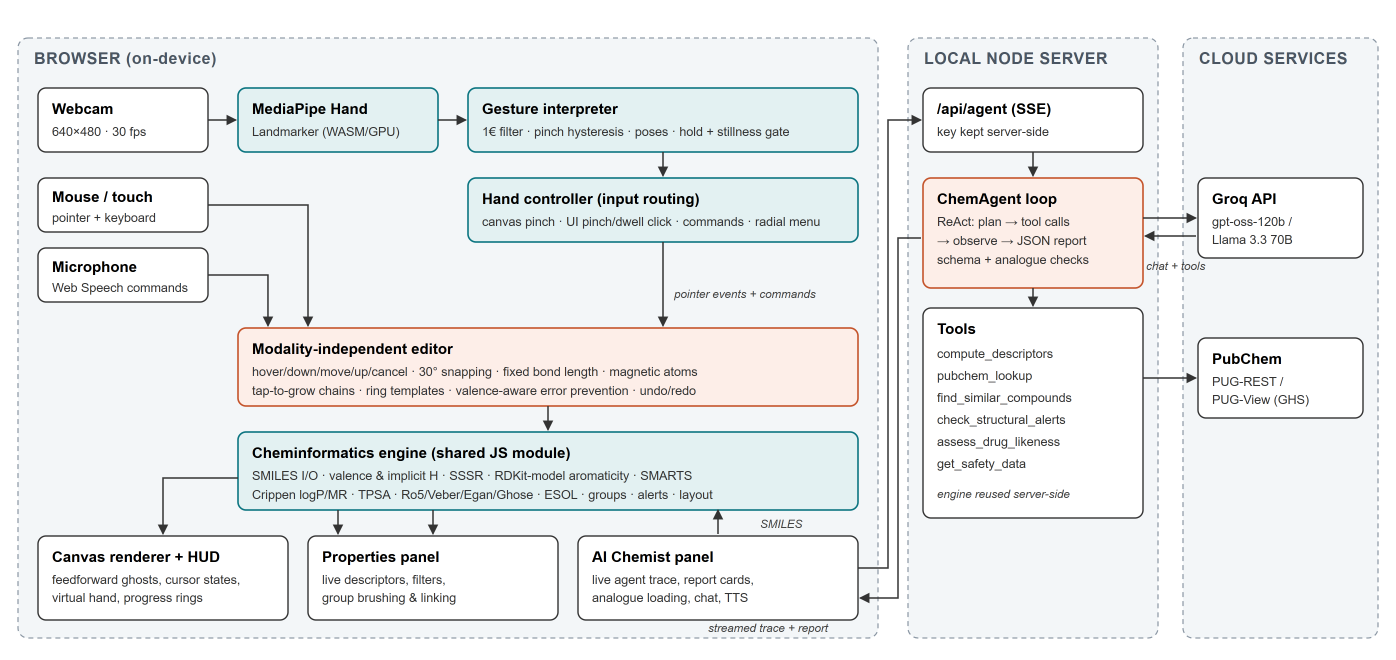
#> input picture paper/figures/diagram-arch.png, 4188 x 1980 px (shown at 1/3 size)
$ python compose_figures.py figures
#> lines starting #> are read from the running program, lines starting #| are printed output that depends on the picture
"""Compose page-wide figures with their captions (Times New Roman, 8 pt) so
they can float at the top of a two-column page in the DOCX.
Usage: python paper/compose_figures.py paper/figures
"""
import sys
from pathlib import Path

from PIL import Image, ImageDraw, ImageFont

DPI = 300
WIDTH_IN = 6.87
FONT = "C:/Windows/Fonts/times.ttf"

FIGURES = [
    ("diagram-arch.png", "float-arch.png", 1.0,
     "Fig. 2. System architecture. Camera frames never leave the browser; the cheminformatics engine is shared by "
     "the browser and the agent server; the Groq API key stays on the local server."),
    ("diagram-pipeline.png", "float-pipeline.png", 0.80,
     "Fig. 3. Gesture-recognition pipeline: pointer filtering and mapping (left), pinch state machine with hysteresis "
     "(centre), pose classification with stillness-gated hold timers (right), and routing to the editor or to "
     "user-interface controls (bottom)."),
]


def compose(src, dst, scale, caption, folder):
#> called with src = 'diagram-arch.png', dst = 'float-arch.png', scale = 1
    total_w = int(WIDTH_IN * DPI)
    img = Image.open(folder / src).convert("RGB")
#> img is the input picture: PIL image 4188x1980 RGB; mean R, G, B 235.5, 237.6, 238.2
    w = int(total_w * scale)
    h = int(img.height * w / img.width)
#> h = 974
    img = img.resize((w, h), Image.LANCZOS)
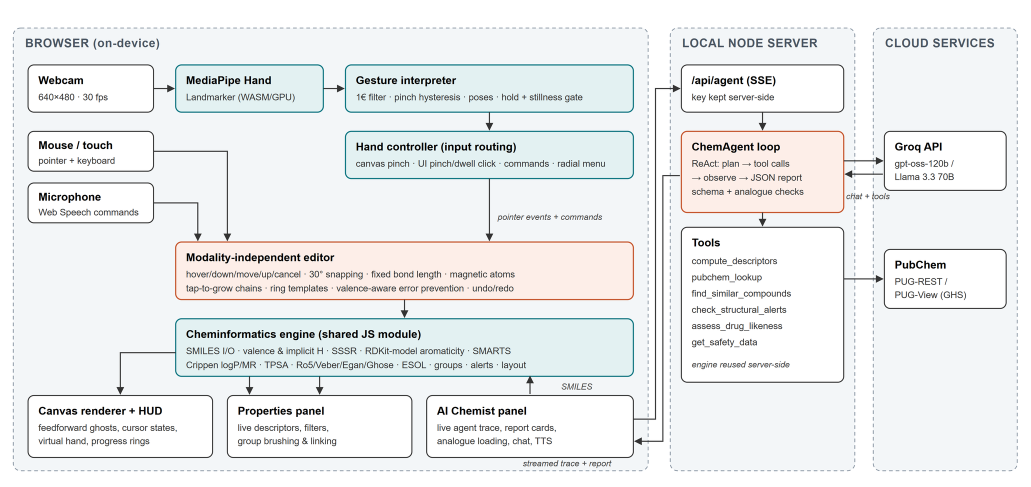
#> img: PIL image 2061x974 RGB (shown at 1/2 size); mean R, G, B 235.4, 237.5, 238.1
    font = ImageFont.truetype(FONT, int(8 / 72 * DPI))
    draw_probe = ImageDraw.Draw(Image.new("RGB", (10, 10)))
    # Wrap the caption to the full text width.
    words, lines, line = caption.split(), [], ""
    for word in words:
        trial = f"{line} {word}".strip()
        if draw_probe.textlength(trial, font=font) > total_w - 20:
            lines.append(line)
            line = word
        else:
            line = trial
    lines.append(line)
    line_h = int(font.size * 1.18)
    gap = int(0.08 * DPI)
    canvas = Image.new("RGB", (total_w, h + gap + line_h * len(lines) + int(0.04 * DPI)), "white")
#> canvas: PIL image 2061x1086 RGB; every value is 255
    canvas.paste(img, ((total_w - w) // 2, 0))
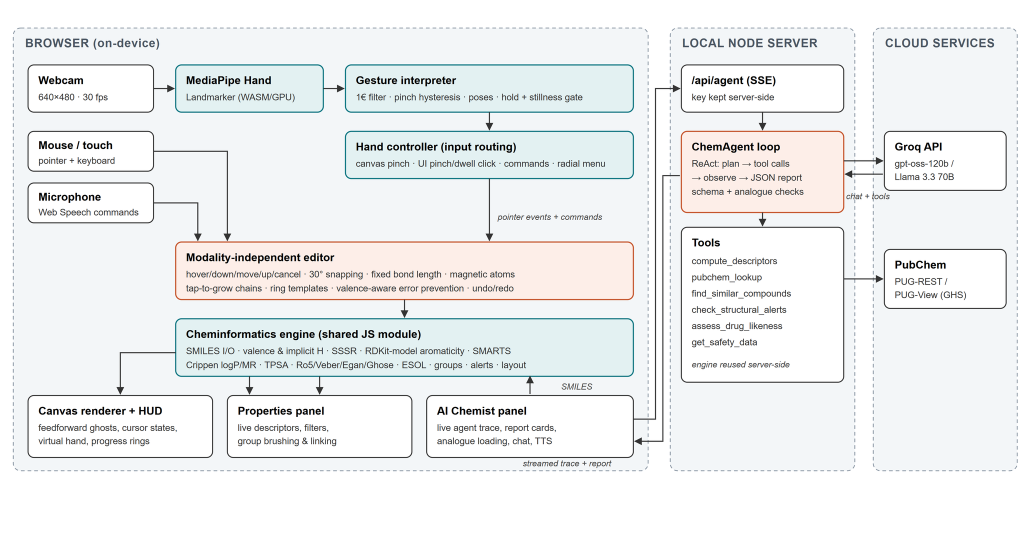
#> canvas: PIL image 2061x1086 RGB (shown at 1/2 size); mean R, G, B 237.4, 239.3, 239.8
    draw = ImageDraw.Draw(canvas)
    y = h + gap
#> y = 998
    for ln in lines:
        lw = draw.textlength(ln, font=font)
        draw.text(((total_w - lw) / 2, y), ln, fill="black", font=font)
        y += line_h
#> this loop made 2 passes
#> lw on passes 1 to 2: 2034.4, 1067.8
#> after the loop, y = 1074
    canvas.save(folder / dst, dpi=(DPI, DPI))
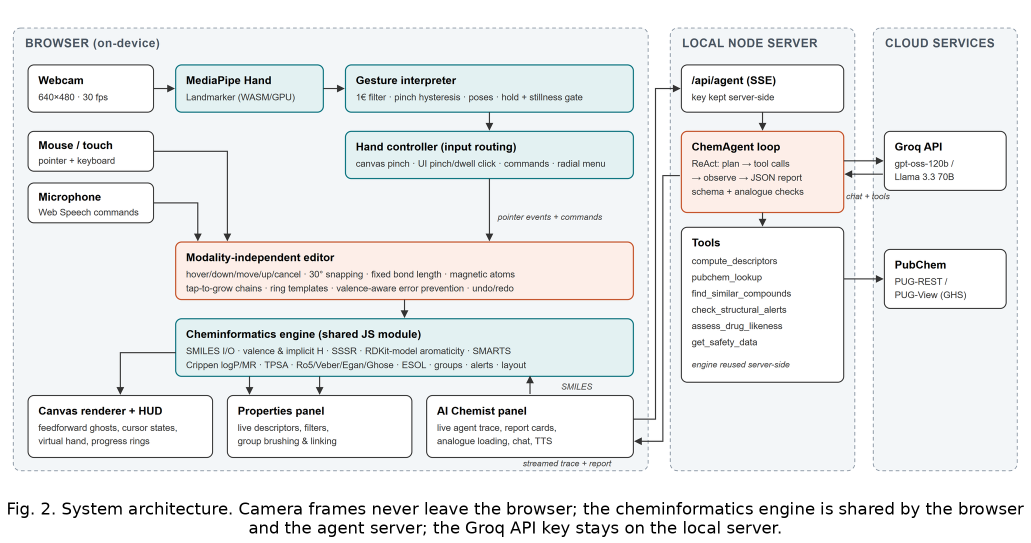
#> saved as float-arch.png: PIL image 2061x1086 RGB (shown at 1/2 size); mean R, G, B 235.1, 237, 237.5
    print(dst, canvas.size)
#| float-arch.png (2061, 1086)


if __name__ == "__main__":
    folder = Path(sys.argv[1])
    for args in FIGURES:
        compose(*args, folder)
#> pass 2 of the loop `for args in FIGURES:`:
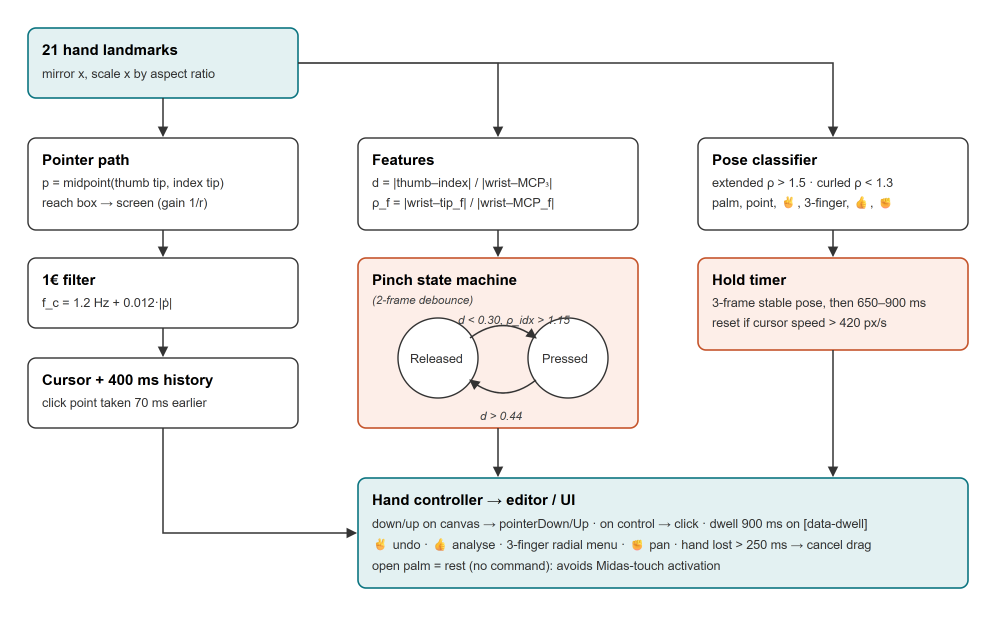
#> input picture paper/figures/diagram-pipeline.png, 2988 x 1860 px (shown at 1/3 size)
#> in compose, img is the input picture: PIL image 2988x1860 RGB; mean R, G, B 242.4, 242.9, 242.2
#> img: PIL image 1648x1025 RGB
#> in compose (call 2), `canvas.paste(img, ((total_w - w) // 2, 0))`:
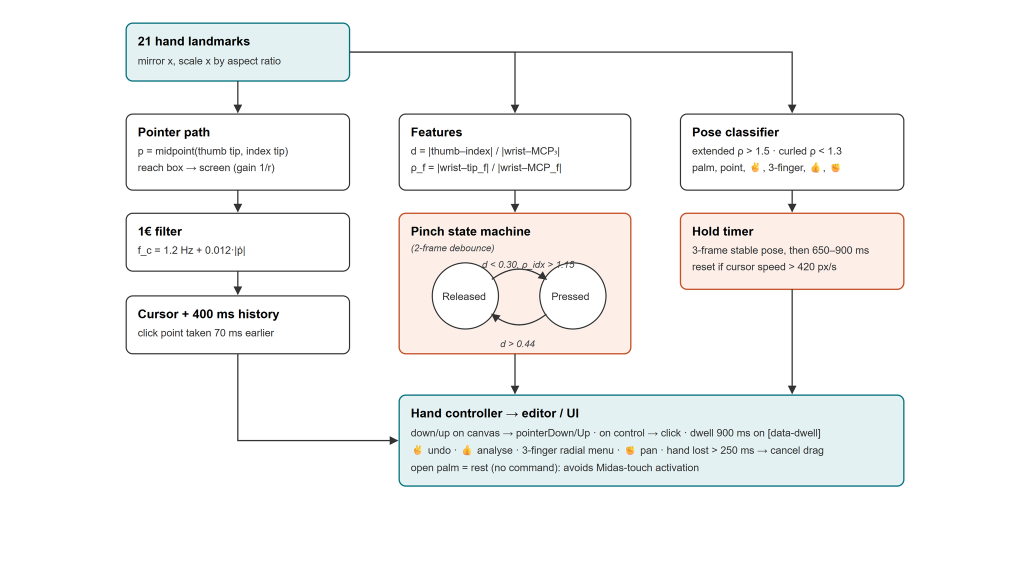
#> canvas: PIL image 2061x1137 RGB (shown at 1/2 size); mean R, G, B 245.8, 246.2, 245.7
#> the loop in compose (call 2), `for ln in lines:` made 2 passes
#> lw on passes 1 to 2: 2032, 1918.9
#> after the loop in compose (call 2), `for ln in lines:`: y = 1125
#> in compose (call 2), `canvas.save(folder / dst, dpi=(DPI, DPI))`:
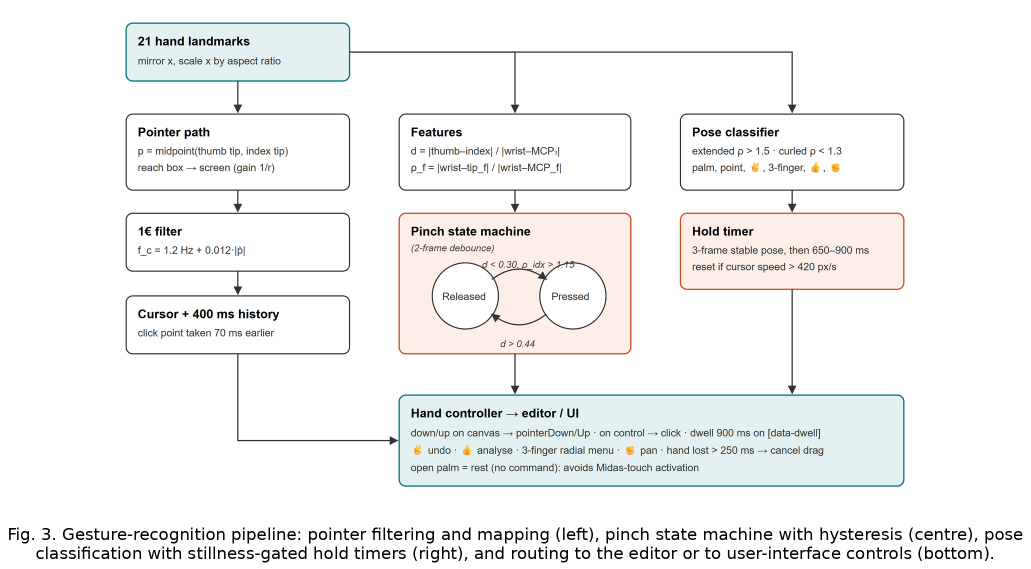
#> saved as float-pipeline.png: PIL image 2061x1137 RGB (shown at 1/2 size); mean R, G, B 243, 243.3, 242.9
#| float-pipeline.png (2061, 1137)
